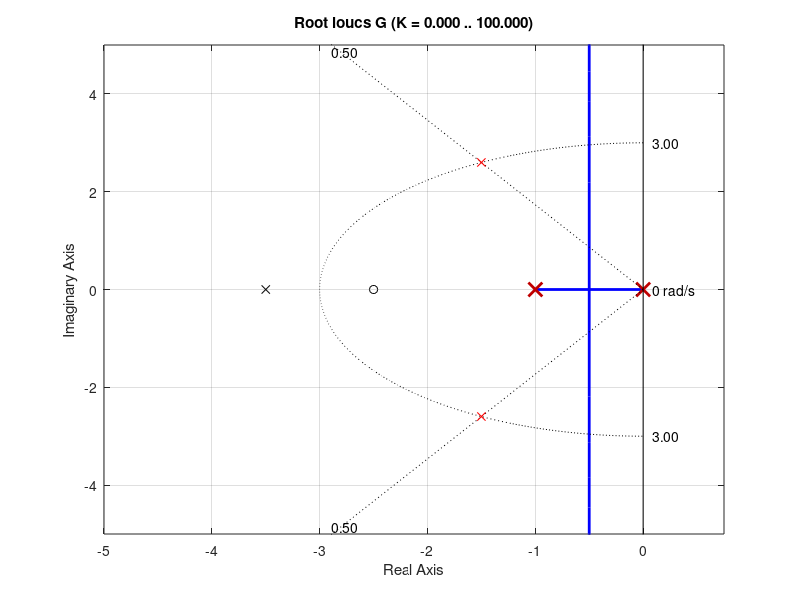
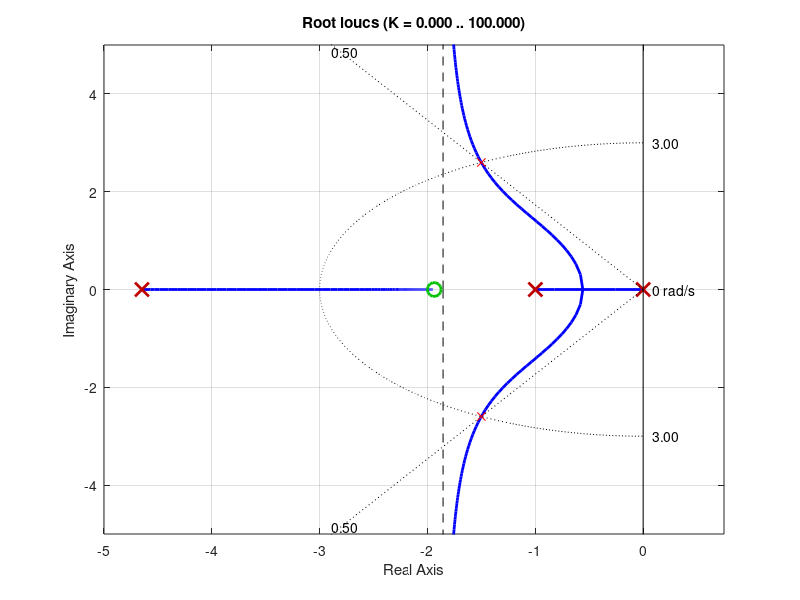
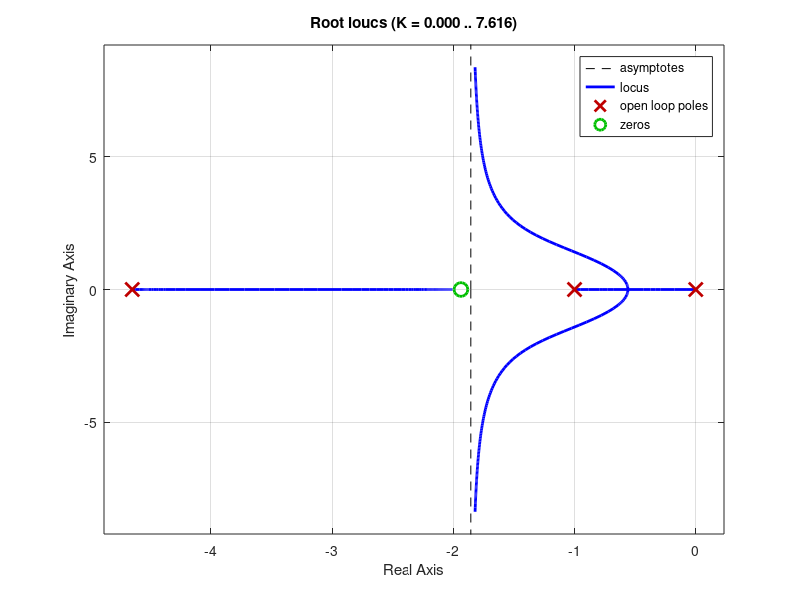
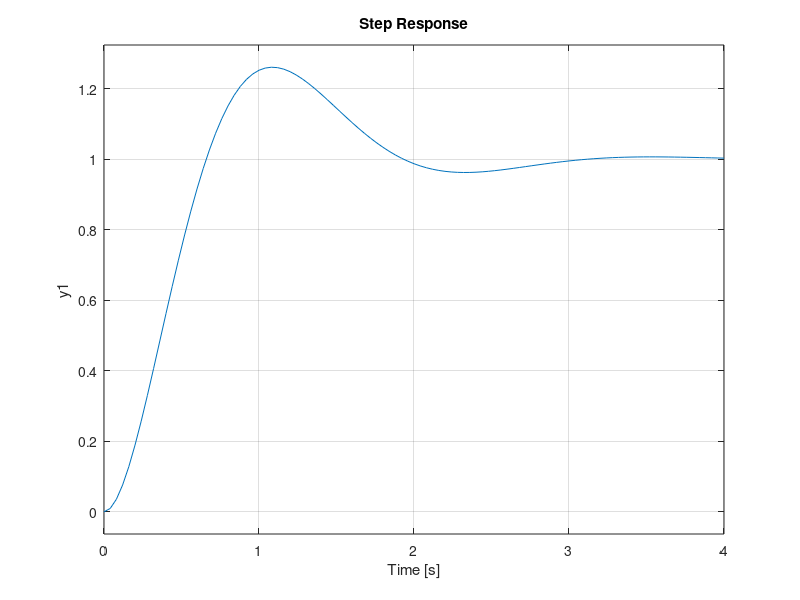

MATLAB code for these plots, in order:
pkg load control
close all
clear all

G = tf(10, conv([1,0], [1,1]))

# método 1
figure(1)
rlocus(G, 0.5, 0, 100)
xlim([-5, 0])
ylim([-5, 5])
sgrid(0.5, 3)
hold on
plot(-1.5, 2.598, 'rx')
plot(-1.5, -2.598, 'rx')
plot(-2.5, 0, 'ko') # zero
plot(-3.5, 0, 'kx') # polo
legend("off")
hold off

figure(2)
Gc = tf([1, 1.937], [1, 4.648]);
rlocus(G*Gc, 0.05, 0, 100)
xlim([-5, 0])
ylim([-5, 5])
sgrid(0.5, 3)
hold on
plot(-1.5, 2.598, 'rx')
plot(-1.5, -2.598, 'rx')
legend("off")
hold off

Kc = 1.23
Gmf1 = feedback(Kc*Gc*G,1);
figure(3)
rlocus(Gc*G)
figure(4)
step(Gmf1)


# método 2
figure(5)
rlocus(G, 0.5, 0, 100)
xlim([-5, 0])
ylim([-5, 5])
sgrid(0.5, 3)
hold on
plot(-1.5, 2.598, 'rx')
plot(-1.5, -2.598, 'rx')
plot(-1, 0, 'ko') # zero
plot(-2.5, 0, 'kx') # polo
legend("off")
hold off

Gc = 0.9*tf([1, 1],[1, 3]);
Gmf2 = feedback(Gc*G,1)
figure(6)
rlocus(Gc*G)
figure(7)
step(Gmf2)

figure(8)
step(Gmf1, Gmf2)
